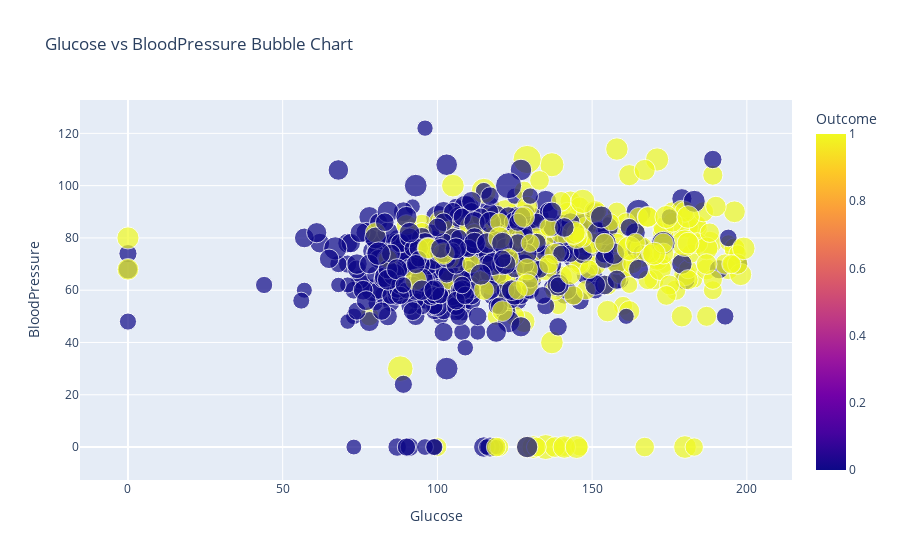
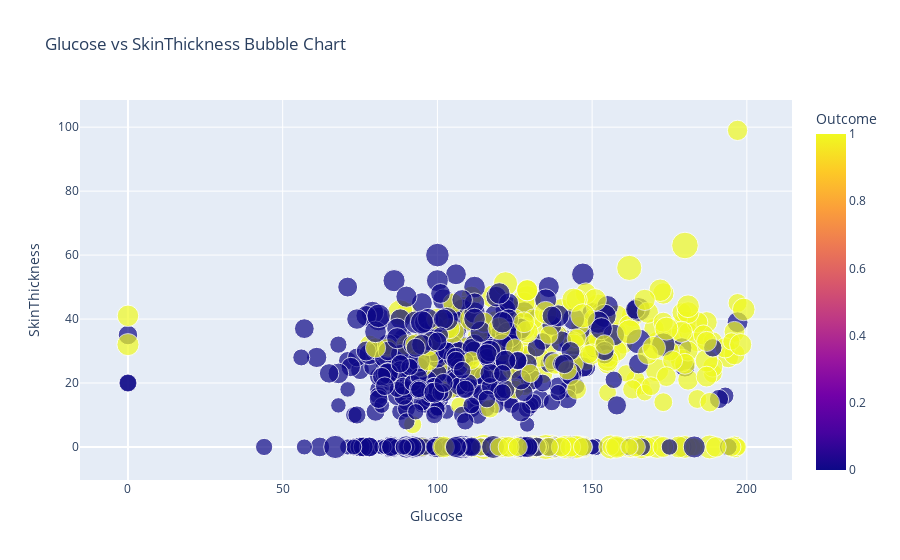
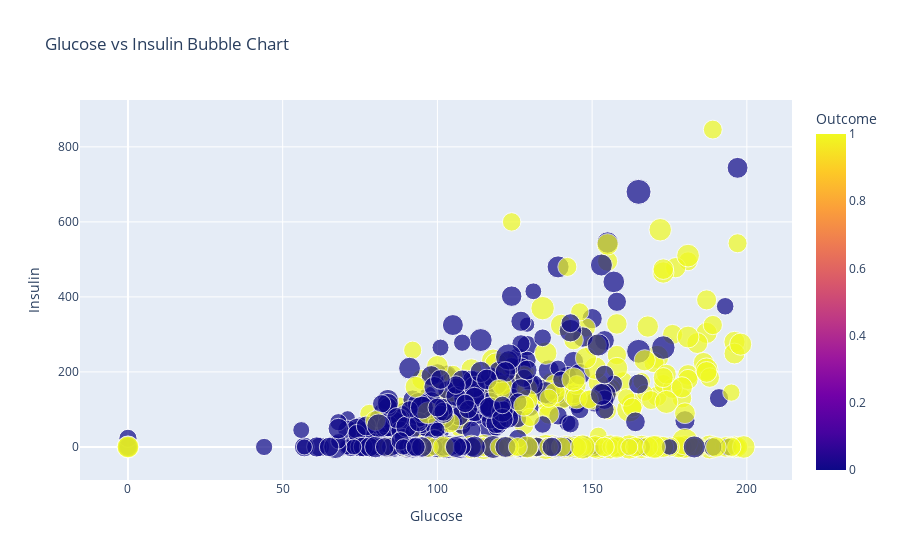
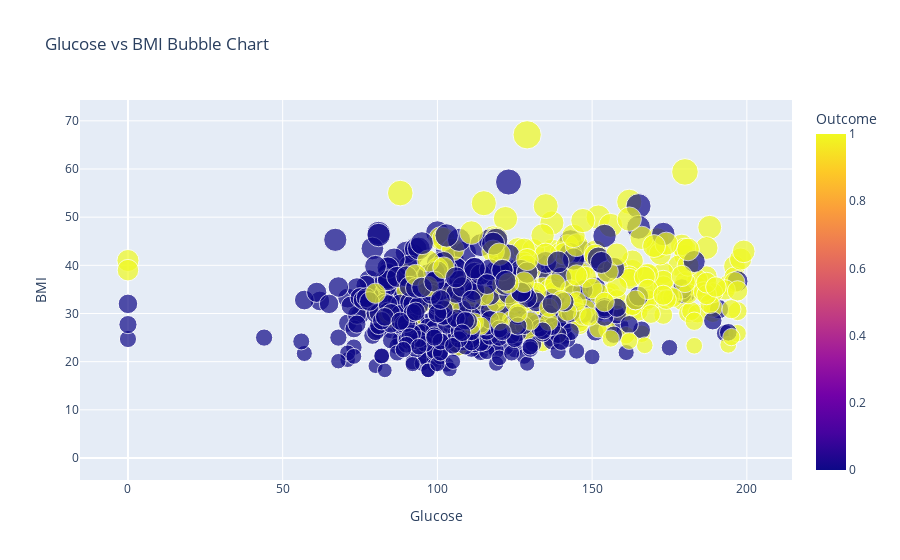

Notebook code for these charts, in order:
### Code cell
# Create combinations of binary categorical variables
feature_combinations = list(itertools.combinations(['Glucose', 'BloodPressure', 'SkinThickness', 'Insulin', 'BMI', 'DiabetesPedigreeFunction', 'Age'], 2))

# Create a separate Bubble Chart for each binary categorical variable
for i, (feature1, feature2) in enumerate(feature_combinations):
    fig = px.scatter(df, x=feature1, y=feature2, color='Outcome', size='BMI',
                     title=f'{feature1} vs {feature2} Bubble Chart')

    fig.show(block=True)

### Figure 1 — Plotly figure (JSON) as saved in the notebook; plotly's stock layout.template omitted (floating-point values rounded to 4 significant figures; data arrays with more than 128 entries replaced by an {"elided": "..."} marker saying what was removed)
{"data": [{"hovertemplate": "Glucose=%{x}<br>BloodPressure=%{y}<br>BMI=%{marker.size}<br>Outcome=%{marker.color}<extra></extra>", "legendgroup": "", "marker": {"color": {"elided": "768 int values"}, "coloraxis": "coloraxis", "size": {"elided": "768 float values"}, "sizemode": "area", "sizeref": 0.1677, "symbol": "circle"}, "mode": "markers", "name": "", "orientation": "v", "showlegend": false, "type": "scatter", "x": {"elided": "768 int values"}, "xaxis": "x", "y": {"elided": "768 int values"}, "yaxis": "y"}], "layout": {"coloraxis": {"colorbar": {"title": {"text": "Outcome"}}, "colorscale": [[0, "#0d0887"], [0.1111, "#46039f"], [0.2222, "#7201a8"], [0.3333, "#9c179e"], [0.4444, "#bd3786"], [0.5556, "#d8576b"], [0.6667, "#ed7953"], [0.7778, "#fb9f3a"], [0.8889, "#fdca26"], [1, "#f0f921"]]}, "legend": {"itemsizing": "constant", "tracegroupgap": 0}, "title": {"text": "Glucose vs BloodPressure Bubble Chart"}, "xaxis": {"anchor": "y", "domain": [0, 1], "title": {"text": "Glucose"}}, "yaxis": {"anchor": "x", "domain": [0, 1], "title": {"text": "BloodPressure"}}}}

### Figure 2 — Plotly figure (JSON) as saved in the notebook; plotly's stock layout.template omitted (floating-point values rounded to 4 significant figures; data arrays with more than 128 entries replaced by an {"elided": "..."} marker saying what was removed)
{"data": [{"hovertemplate": "Glucose=%{x}<br>SkinThickness=%{y}<br>BMI=%{marker.size}<br>Outcome=%{marker.color}<extra></extra>", "legendgroup": "", "marker": {"color": {"elided": "768 int values"}, "coloraxis": "coloraxis", "size": {"elided": "768 float values"}, "sizemode": "area", "sizeref": 0.1677, "symbol": "circle"}, "mode": "markers", "name": "", "orientation": "v", "showlegend": false, "type": "scatter", "x": {"elided": "768 int values"}, "xaxis": "x", "y": {"elided": "768 int values"}, "yaxis": "y"}], "layout": {"coloraxis": {"colorbar": {"title": {"text": "Outcome"}}, "colorscale": [[0, "#0d0887"], [0.1111, "#46039f"], [0.2222, "#7201a8"], [0.3333, "#9c179e"], [0.4444, "#bd3786"], [0.5556, "#d8576b"], [0.6667, "#ed7953"], [0.7778, "#fb9f3a"], [0.8889, "#fdca26"], [1, "#f0f921"]]}, "legend": {"itemsizing": "constant", "tracegroupgap": 0}, "title": {"text": "Glucose vs SkinThickness Bubble Chart"}, "xaxis": {"anchor": "y", "domain": [0, 1], "title": {"text": "Glucose"}}, "yaxis": {"anchor": "x", "domain": [0, 1], "title": {"text": "SkinThickness"}}}}

### Figure 3 — Plotly figure (JSON) as saved in the notebook; plotly's stock layout.template omitted (floating-point values rounded to 4 significant figures; data arrays with more than 128 entries replaced by an {"elided": "..."} marker saying what was removed)
{"data": [{"hovertemplate": "Glucose=%{x}<br>Insulin=%{y}<br>BMI=%{marker.size}<br>Outcome=%{marker.color}<extra></extra>", "legendgroup": "", "marker": {"color": {"elided": "768 int values"}, "coloraxis": "coloraxis", "size": {"elided": "768 float values"}, "sizemode": "area", "sizeref": 0.1677, "symbol": "circle"}, "mode": "markers", "name": "", "orientation": "v", "showlegend": false, "type": "scatter", "x": {"elided": "768 int values"}, "xaxis": "x", "y": {"elided": "768 int values"}, "yaxis": "y"}], "layout": {"coloraxis": {"colorbar": {"title": {"text": "Outcome"}}, "colorscale": [[0, "#0d0887"], [0.1111, "#46039f"], [0.2222, "#7201a8"], [0.3333, "#9c179e"], [0.4444, "#bd3786"], [0.5556, "#d8576b"], [0.6667, "#ed7953"], [0.7778, "#fb9f3a"], [0.8889, "#fdca26"], [1, "#f0f921"]]}, "legend": {"itemsizing": "constant", "tracegroupgap": 0}, "title": {"text": "Glucose vs Insulin Bubble Chart"}, "xaxis": {"anchor": "y", "domain": [0, 1], "title": {"text": "Glucose"}}, "yaxis": {"anchor": "x", "domain": [0, 1], "title": {"text": "Insulin"}}}}

### Figure 4 — Plotly figure (JSON) as saved in the notebook; plotly's stock layout.template omitted (floating-point values rounded to 4 significant figures; data arrays with more than 128 entries replaced by an {"elided": "..."} marker saying what was removed)
{"data": [{"hovertemplate": "Glucose=%{x}<br>BMI=%{marker.size}<br>Outcome=%{marker.color}<extra></extra>", "legendgroup": "", "marker": {"color": {"elided": "768 int values"}, "coloraxis": "coloraxis", "size": {"elided": "768 float values"}, "sizemode": "area", "sizeref": 0.1677, "symbol": "circle"}, "mode": "markers", "name": "", "orientation": "v", "showlegend": false, "type": "scatter", "x": {"elided": "768 int values"}, "xaxis": "x", "y": {"elided": "768 float values"}, "yaxis": "y"}], "layout": {"coloraxis": {"colorbar": {"title": {"text": "Outcome"}}, "colorscale": [[0, "#0d0887"], [0.1111, "#46039f"], [0.2222, "#7201a8"], [0.3333, "#9c179e"], [0.4444, "#bd3786"], [0.5556, "#d8576b"], [0.6667, "#ed7953"], [0.7778, "#fb9f3a"], [0.8889, "#fdca26"], [1, "#f0f921"]]}, "legend": {"itemsizing": "constant", "tracegroupgap": 0}, "title": {"text": "Glucose vs BMI Bubble Chart"}, "xaxis": {"anchor": "y", "domain": [0, 1], "title": {"text": "Glucose"}}, "yaxis": {"anchor": "x", "domain": [0, 1], "title": {"text": "BMI"}}}}
